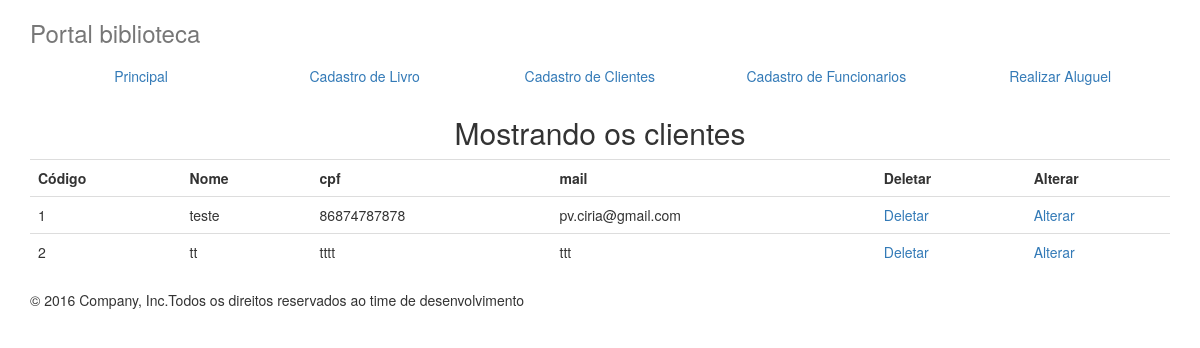
The app's page /visualizacao/visualizacaoCliente.php, older data.
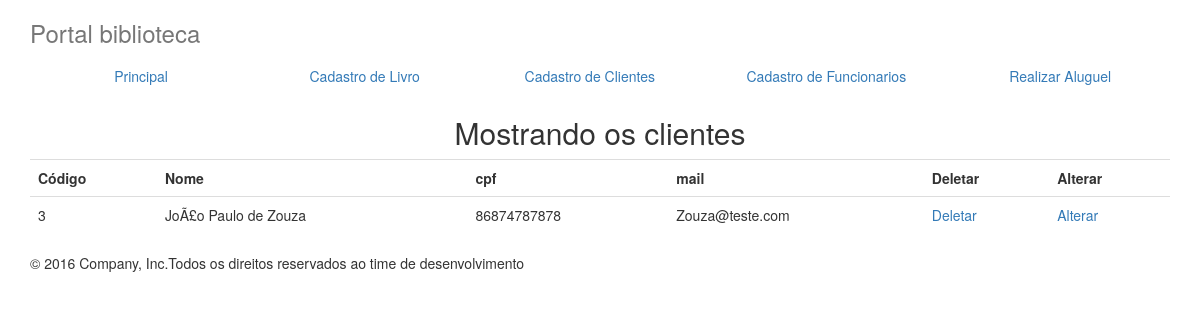
The same page, newer data.
### tables this page shows
CREATE TABLE IF NOT EXISTS `client` (
  `name` varchar(100) NOT NULL,
  `phone` varchar(100) NOT NULL,
  `mail` varchar(100) NOT NULL,
  `cpf` varchar(100) NOT NULL,
  `address` varchar(100) NOT NULL,
  `rentCount` int(11) NOT NULL,
  `id` bigint(20) unsigned NOT NULL AUTO_INCREMENT,
  UNIQUE KEY `is` (`id`)
);

### visualizacao/visualizacaoCliente.php (the view, shortened to what this page needs)
<!doctype html>
<html>
<head>
<link rel="stylesheet" href="../css/bootstrap.css">
</head>
<body>
<div class="container">
      <div class="masthead">
        <h3 class="text-muted">Portal biblioteca</h3>
        <nav>
          <ul class="nav nav-justified">
            <li class="active"><a href="#">Principal</a></li>
            <li><a href="cadastroLivro.php">Cadastro de Livro</a></li>
            <li><a href="cadastroCliente.php">Cadastro de Clientes</a></li>
            <li><a href="cadastroFuncionario.php">Cadastro de Funcionarios</a></li>
            <li><a href="#">Realizar Aluguel</a></li>
          </ul>
        </nav>
      </div>
      <div>
	  <?php
			$resultado=mysql_query("Select * from client order by id") or die ("Não é possível consultar clientes.");
				print("<center><h2>Mostrando os clientes</h2>");
				print("<table class='display table' width='90%'>");
				print("<tr><td><b>Código</td>");
				print("<td><b>Nome</td>");
				print("<td><b>cpf</td>");
				print("<td><b>mail</td>");
				print("<td><b>Deletar</td><td><b>Alterar</td></tr>");
			while ($linha=mysql_fetch_array($resultado))
			{
			$id=$linha["id"];
			$name=$linha["name"];
			$cpf=$linha["cpf"];
			$mail=$linha["mail"];
			print("<tr><td>$id</td>");
			print("<td>$name</td>");
			print("<td>$cpf</td>");
			print("<td>$mail</td>");
			 print("<td><a href='../trafegoDados/deletaCliente.php? cod=$id'>Deletar</a></td>");
			 print("<td><a href='../trafegoDados/alteraCliente.php? cod=$id'>Alterar</a></td></tr>");
			 }
			print("</table></center>");
?>
	  </div>
      <footer class="footer">
        <p>&copy; 2016 Company, Inc.Todos os direitos reservados ao time de desenvolvimento</p>
      </footer>
    </div>
</body>
</html>

Row changes from the older to the newer data that the page shows:
removed client: id "1", name "teste", cpf "86874787878", mail "pv.ciria@gmail.com"
removed client: id "2", name "tt", cpf "tttt", mail "ttt"
added client: id "3", name "JoÃ£o Paulo de Zouza", cpf "86874787878", mail "Zouza@teste.com"
